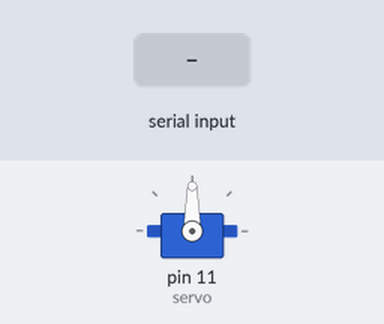
Simulated run of this sketch. Board: Arduino Uno, built with avr-gcc and run on an emulated ATmega328P. Parts: servo. The test bench sets the inputs (shaded band).

Above: at 1.2 s.
1.3 s: "30,150\n" received over Serial
At 1.9 s:
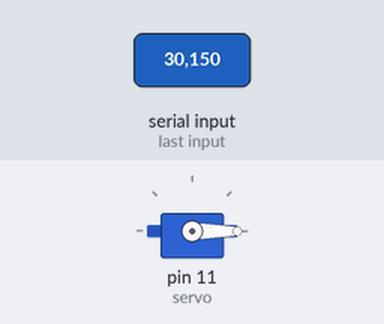
2.9 s: "90,45\n" received over Serial
At 4.3 s:
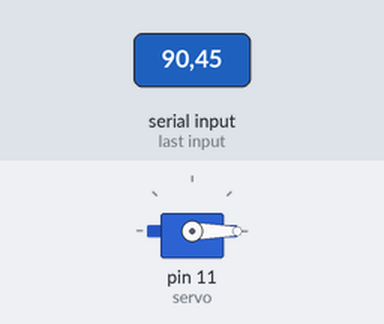
Timing chart, 0 to 5.9 s (numbered marks = the images above; inputs shaded):
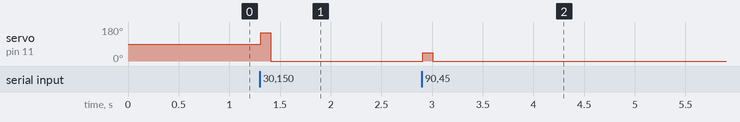

Measured:
- after the input at 1.3 s, servo on pin 11 (servo): 90° → 150° at once, → 0° 0.10 s later
- after the input at 2.9 s, servo on pin 11 (servo): 0° → 45° at once, → 0° 0.10 s later

The sketch:

Servo_Left_0_Right.ino
```cpp
#include <Servo.h>

Servo servo;  // create servo object to control a servo
int pos = 0;  // variable to store the servo position

void setup() {
  Serial.begin(9600);       // start serial communication
  Serial.setTimeout(100);   // reduce timeout for faster response
  servo.attach(11);         // attach servo to pin 11
}

void loop() {
  if (Serial.available()) {
    int angle = Serial.parseInt(); // read the number sent by app

    if (angle >= 0 && angle <= 180) {
      servo.write(angle); // move the servo
    }
    // No Serial print — silent mode
  }
}
```
